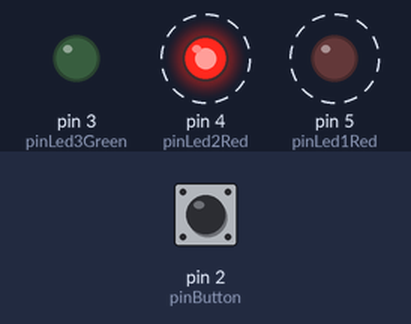
Recording of a sketch running on a simulated Arduino Uno, built with avr-gcc and run on an emulated ATmega328P. On the bench: output pins drawn as LEDs (lit = HIGH). Dashed ring = blinking. The test bench sets the inputs (shaded band); at power-on: pin 2 (pinButton) HIGH.

Above: at 1.8 s.
1.9 s: pin 2 (pinButton) pulled LOW for 3.2 s
At 2.8 s:
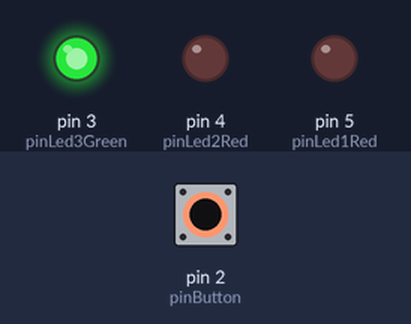
At 5.22 s:
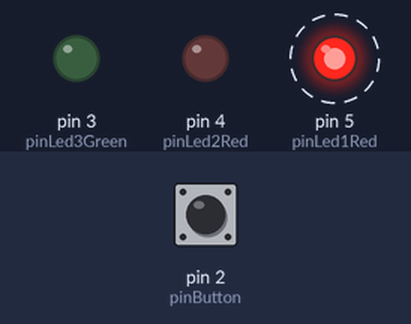
Timing chart, 0 to 12.6 s (numbered marks = the images above; inputs shaded):
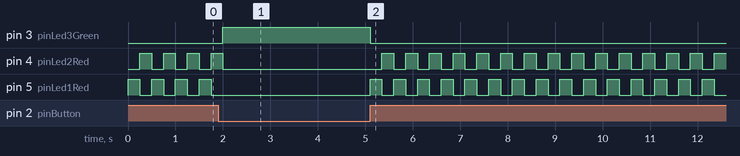

The sketch:

apb_02_spaceship_interface.ino
```cpp
byte O = OUTPUT;
byte I = INPUT;
byte H = HIGH;
byte L = LOW;

int switchCase = L;
int time = 250;

int pinLed1Red = 5;
int pinLed2Red = 4;
int pinLed3Green = 3;

int pinButton = 2;

void setup()
{
  pinMode(pinLed1Red, 	O);
  pinMode(pinLed2Red, 	O);
  pinMode(pinLed3Green, O);
  pinMode(pinButton, 	I);
}

void loop()
{
  switchCase = digitalRead(pinButton);

  if (switchCase == L) {

    digitalWrite(pinLed1Red, 	L);
    digitalWrite(pinLed2Red, 	L);
    digitalWrite(pinLed3Green, 	H);

  } else {

    digitalWrite(pinLed1Red, 	H);
    digitalWrite(pinLed2Red, 	L);
    digitalWrite(pinLed3Green, 	L);

    delay(time);

    digitalWrite(pinLed1Red, 	L);
    digitalWrite(pinLed2Red, 	H);

    delay(time);

  }
}
```

Measured:
- after the input at 1.9 s, pin 3 (pinLed3Green): LOW → HIGH after 0.10 s, → LOW 3.1 s later
- by itself, pin 4 (pinLed2Red): repeats every 0.50 s: HIGH 0.25 s, LOW 0.25 s
